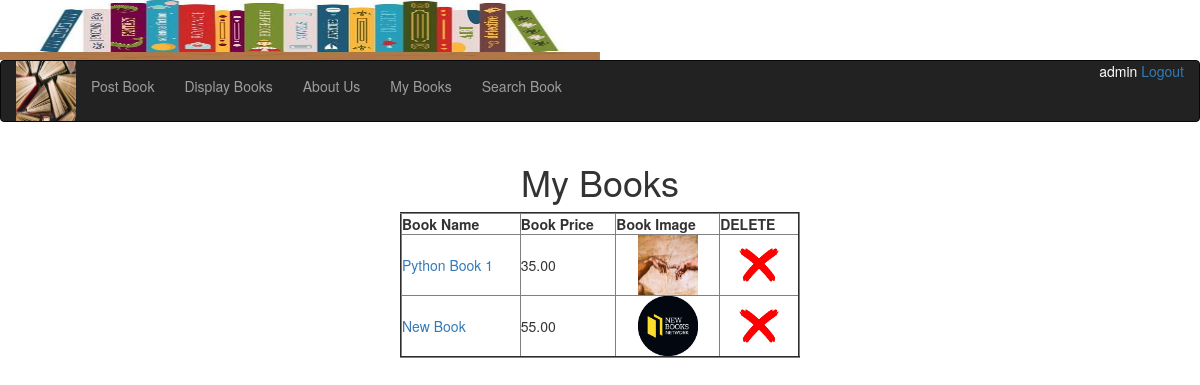
Page /mybooks (signed in) on the committed database.
### bookMng/models.py (models this page shows, shortened)
class MainMenu(models.Model):
    item = models.CharField(max_length=200, unique=True)
    link = models.CharField(max_length=200, unique=True)

class Book(models.Model):
    name = models.CharField(max_length=200)
    web = models.URLField(max_length=200)
    price = models.DecimalField(decimal_places=2, max_digits=8)
    publishdate = models.DateField(auto_now=True)
    picture = models.FileField(upload_to='bookEx/static/uploads')
    pic_path = models.CharField(max_length=300, editable=False, blank=True)
    username = models.ForeignKey(User, blank=True, null=True, on_delete=models.CASCADE)

### bookMng/views.py (the view)
# urls.py: path('mybooks', views.mybooks, name='mybooks'),
@login_required(login_url=reverse_lazy('login'))
def mybooks(request):
    books = Book.objects.filter(username=request.user)
    for b in books:
        b.pic_path = b.picture.url[14:]
    return render(request,'bookMng/mybooks.html',
                  {'item_list': MainMenu.objects.all(),
                   'books': books})

### bookEx/templates/bookMng/mybooks.html (shortened to what this page needs)
{% extends "base.html" %}
{% load static %}
{% block sidenav %}
  {% for item in item_list %}
    <li>
      <a href="{{item.link}}">{{item.item}}</a>
    </li>
  {% endfor %}
{% endblock sidenav %}
{% block content %}
  <h1 align="center">My Books</h1>
  <table align="center" border="2" width="400">
    <th>
    Book Name
    </th>
    <th>
      Book Price
    </th>
    <th>
      Book Image
    </th>
    <th>DELETE</th>
    {% for book in books %}
      <tr>
        <td>
          <a href="book_detail/{{ book.id }}">
            {{ book.name}}
          </a>
        </td>
        <td>
          {{ book.price}}
        </td>
        <td align="center">
          <img src="{% static book.pic_path %}" height="60" width="60" alt=""/>
        </td>
        <td align="center">
          <a href="book_delete/{{ book.id }}">
            <img src="{% static 'delete.jpg' %}" height="60" width="60" alt=""/>
          </a>
        </td>
      </tr>
    {% endfor%}
  </table>
{% endblock content %}

### bookEx/templates/base.html (shortened to what this page needs)
{% load static %}
<!DOCTYPE html>
<html lang="en">
<head>
    <link rel="stylesheet" href="https://maxcdn.bootstrapcdn.com/bootstrap/3.4.1/css/bootstrap.min.css">
</head>
<body>
    <img src="{% static 'banner.jpg'%}" height="60" width="600" alt=""/>
    <nav class="navbar navbar-inverse" style="margin-top: 0px;">
        <div class="container-fluid">
            <div class="navbar-header">
                <img src="{% static 'logo.jpg'%}" height="60" width="60" alt=""/>
             </div>
            <span style="float: right">
            {% if user.is_authenticated %}
                <span style="color:white">{{ user.username }}</span>
                <a href="{% url 'logout' %}?next=/">Logout</a>
            {% else %}
                <span style="color:white">Not Logged in</span>
                <a href="{% url 'login' %}?next=/"> Login </a>
            {% endif %}
            </span>
            <ul class="nav navbar-nav">
                {% block sidenav %}{% endblock sidenav %}
            </ul>
        </div>
    </nav>
    <div class="container">
        <section id="main">
            {% block content %}{% endblock content %}
        </section>
    </div>
</body>
</html>

### rows in the picture
MainMenu: item "Post Book"
MainMenu: item "Display Books"
MainMenu: item "About Us"
MainMenu: item "My Books"
MainMenu: item "Search Book"
Book: name "Python Book 1", price "35.00"
Book: name "New Book", price "55.00"

### other values in the picture
{{ user.username }} "admin"
